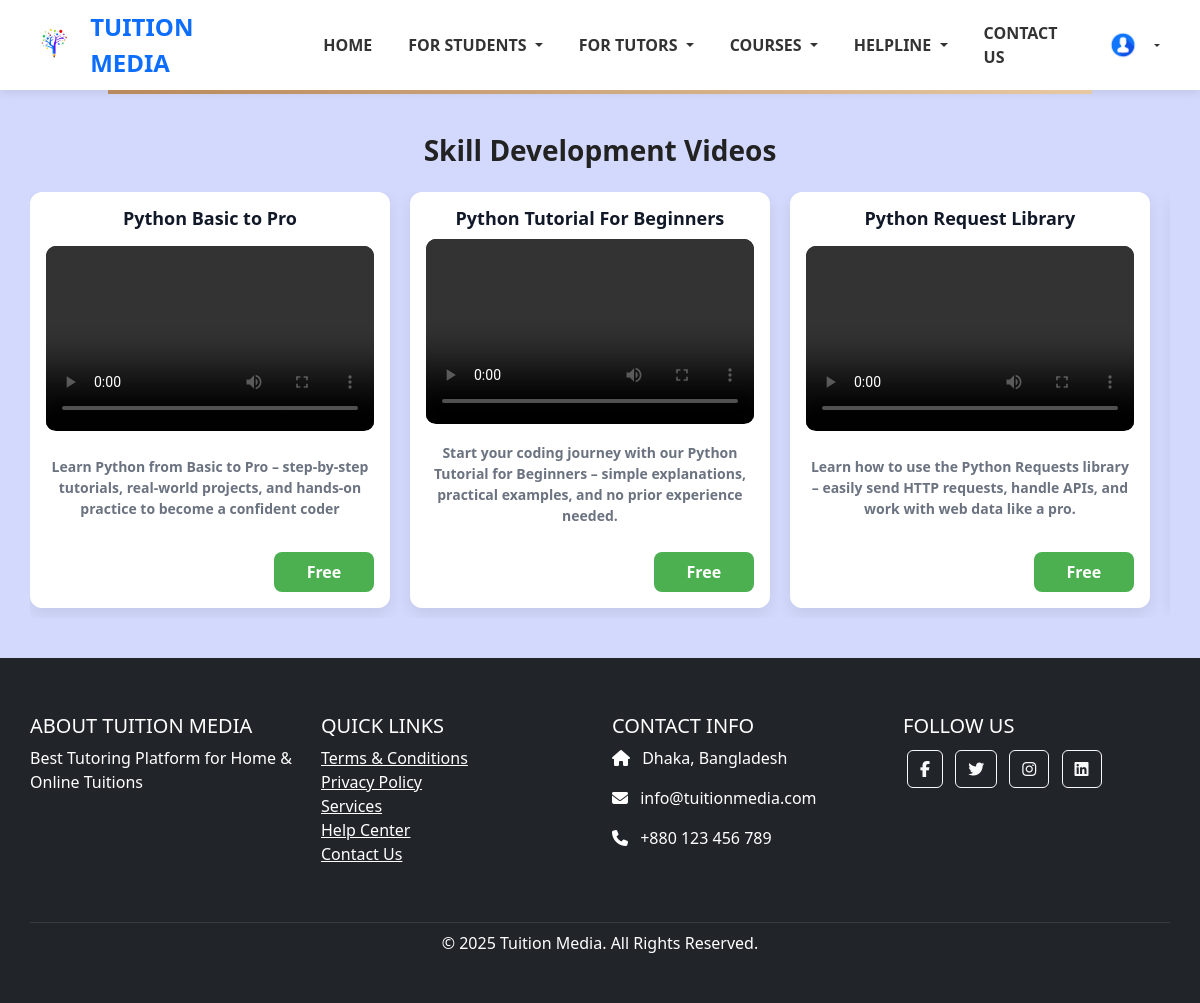
The app's page /skill_development/ (signed in) with its own data.
### courses/models.py (models this page shows, shortened)
class SkillVideo(models.Model):
    title = models.CharField(max_length=255)
    description = models.TextField(blank=True)
    video_file = models.FileField(upload_to='videos/')  # file upload folder
    timestamp = models.DateTimeField(auto_now_add=True,blank=True,null=True)

### courses/views.py (the view)
# urls.py: path('skill_development/', course_view.skill_development_view ,name='skill_development'),
def skill_development_view(request):
    videos = SkillVideo.objects.all()
    return render(request, 'courses/skill_development.html', {'videos': videos})

### template/courses/skill_development.html (shortened to what this page needs)
{% extends 'base.html' %}
{% block content %}
<div class="container">
  <h2 class="heading">Skill Development Videos</h2>
  {% if videos %}
    <div class="scroll-row">
      {% for video in videos %}
        <div class="video-card glow-on-hover" onclick="toggleZoom(event)">
          <h3 class="video-title">{{ video.title }}</h3>
          <div class="video-container">
            <video controls>
              <source src="{{ video.video_file.url }}" type="video/mp4">
            </video>
          </div>
          <p class="video-description"><strong>{{ video.description }}</strong></p>
          <div class="green-rectangle">
            Free
          </div>
        </div>
      {% endfor %}
    </div>
  {% else %}
    <p style="text-align: center; color: #888;">No videos uploaded yet.</p>
  {% endif %}
</div>
{% endblock %}

### static/CSS/navbar.css (style rules this page uses)
body { margin: 0; font-family: 'Segoe UI', sans-serif; background-color: #d3d9fc }

### template/courses/skill_development.html (style rules this page uses)
body { font-family: 'Segoe UI', sans-serif; }
.container { max-width: 100%; margin: 40px auto; padding: 0 30px; position: relative; }
.heading { font-size: 28px; font-weight: bold; color: #222; margin-bottom: 24px; text-align: center; }
.scroll-row { display: flex; gap: 20px; padding-bottom: 10px; overflow-x: auto; scroll-snap-type: x mandatory; scroll-behavior: smooth; }
.video-card { flex: 0 0 auto; width: calc(33.33% - 20px); background-color: #fff; border-radius: 12px; box-shadow: 0 6px 16px rgba(0,0,0,0.08); padding: 16px; scroll-snap-align: start; cursor: pointer; transition: transform 0.15s ease-in-out, box-shadow 0.3s ease-in-out; display: flex; flex-direction: column; justify-content: space-between; }
.video-title { font-size: 18px; font-weight: bold; color: #111827; margin-bottom: 10px; text-align: center; }
.video-container { position: relative; padding-bottom: 56.25%; height: 0; overflow: hidden; border-radius: 10px; background-color: #000; margin-bottom: 10px; }
.video-container video { position: absolute; top: 0; left: 0; width: 100%; height: 100%; transition: transform 0.15s ease-in-out; }
.video-description { font-size: 14px; color: #6b7280; text-align: center; margin-top: 8px; }
.video-description strong { font-weight: bold; }
.green-rectangle { width: 100px; height: 40px; background-color: #4caf50; border-radius: 8px; color: white; font-weight: bold; font-size: 16px; display: flex; justify-content: center; align-items: center; margin-left: auto; margin-top: 10px; }

### records on screen
SkillVideo: title "Python Basic to Pro", description "Learn Python from Basic to Pro – step-by-step tutorials, real-world projects, and hands-on practice to become a confident coder"
SkillVideo: title "Python Tutorial For Beginners", description "Start your coding journey with our Python Tutorial for Beginners – simple explanations, practical examples, and no prior experience needed."
SkillVideo: title "Python Request Library", description "Learn how to use the Python Requests library – easily send HTTP requests, handle APIs, and work with web data like a pro."
